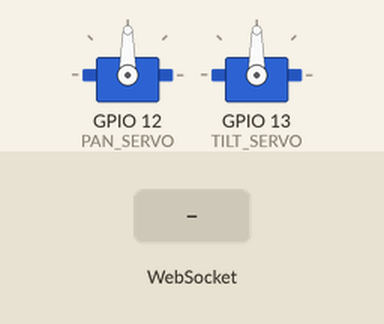
A sketch run on a simulated ESP32. On the bench: 2 × servo. Inputs (shaded band) come from the test bench. WiFi joins after 1.5 s; servers stay silent unless stated; the camera gives no picture; what the sketch prints to the serial monitor is not drawn.

Above: at 3.0 s.
3.1 s: WebSocket text "pan_right" received
At 4.2 s:
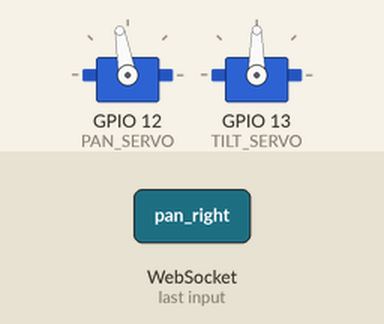
4.6 s: WebSocket text "tilt_down" received
At 5.4 s:
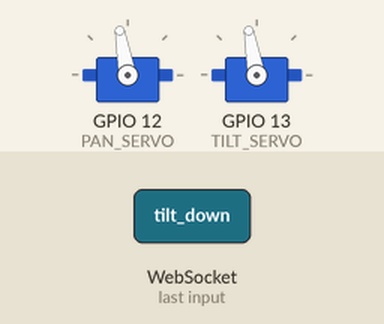
6.1 s: WebSocket text "pan_left" received
At 6.5 s:
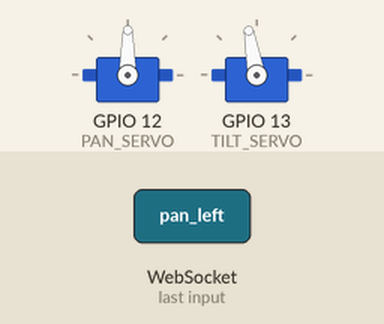
7.6 s: WebSocket text "tilt_up" received
At 8.8 s:
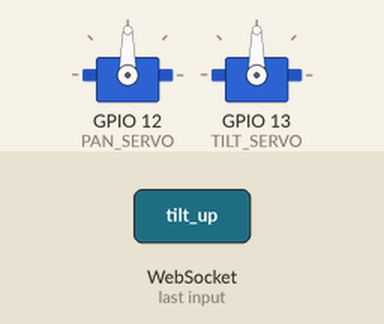
Timing chart, 0 to 10.1 s (numbered marks = the images above; inputs shaded):
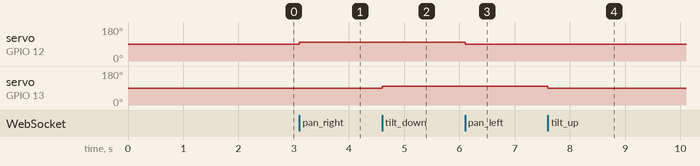

Measured:
- after the input at 3.1 s, servo on GPIO 12 (PAN_SERVO): 90° → 100° at once
- after the input at 4.6 s, servo on GPIO 13 (TILT_SERVO): 90° → 100° at once
- after the input at 6.1 s, servo on GPIO 12 (PAN_SERVO): 100° → 90° at once
- after the input at 7.6 s, servo on GPIO 13 (TILT_SERVO): 100° → 90° at once

The sketch:

AURA_firmware.ino
```cpp
/*
  AURA — Autonomous Unified Rover Assistant
  ESP32-CAM firmware: WiFi camera streaming + pan/tilt servo control over WebSocket

  Hardware: ESP32-CAM (AI-Thinker), 2x servo motors (pan/tilt)
  Libraries required (Arduino IDE Library Manager):
    - WiFi.h            (bundled with ESP32 board package)
    - esp_camera.h       (bundled with ESP32 board package)
    - ESPAsyncWebServer
    - WebSocketsServer  (arduinoWebSockets by Links2004)
    - ESP32Servo

  Before uploading: set your WiFi credentials below.
*/

#include "esp_camera.h"
#include <WiFi.h>
#include <WebSocketsServer.h>
#include <ESPAsyncWebServer.h>
#include <ESP32Servo.h>

// WiFi Credentials
const char* ssid = "YOUR_WIFI_SSID";
const char* password = "YOUR_WIFI_PASSWORD";

// Servo Pins
#define PAN_SERVO 12
#define TILT_SERVO 13

Servo panServo;
Servo tiltServo;

// Web Server & WebSocket
AsyncWebServer server(80);
WebSocketsServer webSocket(81);

// Camera Pins (AI Thinker module pinout)
#define PWDN_GPIO_NUM     -1
#define RESET_GPIO_NUM    -1
#define XCLK_GPIO_NUM     0
#define SIOD_GPIO_NUM     26
#define SIOC_GPIO_NUM     27
#define Y9_GPIO_NUM       35
#define Y8_GPIO_NUM       34
#define Y7_GPIO_NUM       39
#define Y6_GPIO_NUM       36
#define Y5_GPIO_NUM       21
#define Y4_GPIO_NUM       19
#define Y3_GPIO_NUM       18
#define Y2_GPIO_NUM       5
#define VSYNC_GPIO_NUM    25
#define HREF_GPIO_NUM     23
#define PCLK_GPIO_NUM     22

// Camera Setup
void startCamera() {
  camera_config_t config;
  config.ledc_channel = LEDC_CHANNEL_0;
  config.ledc_timer = LEDC_TIMER_0;

  config.pin_d0 = Y2_GPIO_NUM;
  config.pin_d1 = Y3_GPIO_NUM;
  config.pin_d2 = Y4_GPIO_NUM;
  config.pin_d3 = Y5_GPIO_NUM;
  config.pin_d4 = Y6_GPIO_NUM;
  config.pin_d5 = Y7_GPIO_NUM;
  config.pin_d6 = Y8_GPIO_NUM;
  config.pin_d7 = Y9_GPIO_NUM;

  config.pin_xclk = XCLK_GPIO_NUM;
  config.pin_pclk = PCLK_GPIO_NUM;
  config.pin_vsync = VSYNC_GPIO_NUM;
  config.pin_href = HREF_GPIO_NUM;

  config.pin_sccb_sda = SIOD_GPIO_NUM;
  config.pin_sccb_scl = SIOC_GPIO_NUM;

  config.pin_pwdn = PWDN_GPIO_NUM;
  config.pin_reset = RESET_GPIO_NUM;

  config.xclk_freq_hz = 20000000;
  config.pixel_format = PIXFORMAT_JPEG;

  config.frame_size = FRAMESIZE_VGA;
  config.jpeg_quality = 12;
  config.fb_count = 1;

  if (esp_camera_init(&config) != ESP_OK) {
    Serial.println("Camera init failed");
    return;
  }
}

// WebSocket Command Handler — pan/tilt servo control
void handleWebSocketMessage(uint8_t *payload) {
  String msg = String((char *)payload);

  if (msg == "pan_left") panServo.write(panServo.read() - 10);
  else if (msg == "pan_right") panServo.write(panServo.read() + 10);
  else if (msg == "tilt_up") tiltServo.write(tiltServo.read() - 10);
  else if (msg == "tilt_down") tiltServo.write(tiltServo.read() + 10);
}

// WebSocket Event
void webSocketEvent(uint8_t num, WStype_t type, uint8_t *payload, size_t length) {
  if (type == WStype_TEXT) {
    handleWebSocketMessage(payload);
  }
}

// Setup
void setup() {
  Serial.begin(115200);

  WiFi.begin(ssid, password);
  while (WiFi.status() != WL_CONNECTED) delay(500);

  Serial.println("WiFi Connected");

  panServo.attach(PAN_SERVO);
  tiltServo.attach(TILT_SERVO);

  startCamera();

  webSocket.begin();
  webSocket.onEvent(webSocketEvent);

  server.begin();
}

// Loop
void loop() {
  webSocket.loop();
}
```
